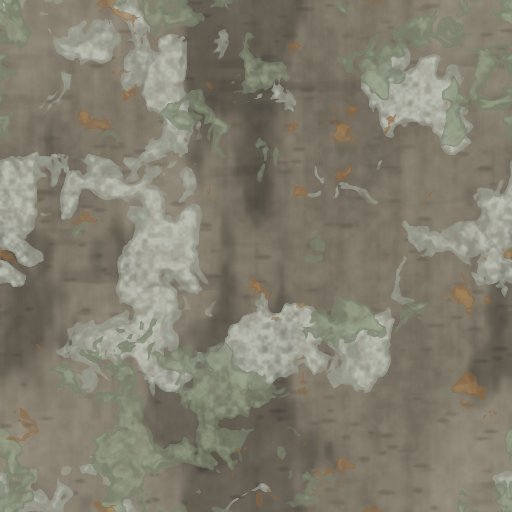
#> input picture godot3d/art/tex/ground/corteza_lisa_albedo.png, 512 x 512 px, given in place of corteza_lisa_albedo.png_albedo.png, which was not available
$ python -i common.py   (imports and definitions only)
#> lines starting #> are read from the running program, lines starting #| are printed output that depends on the picture
"""Utilidades compartidas para generar texturas PBR procedurales y TILEABLES.

Solo numpy + PIL + scipy. Todas las funciones son deterministas con `seed`.
Convenciones de salida (Godot 4):
  <nombre>_albedo.png  sRGB, RGB
  <nombre>_normal.png  normal tangente, convención OpenGL (Y+ arriba), como espera Godot
  <nombre>_orm.png     R = oclusión (AO), G = rugosidad, B = metalicidad  (ORMMaterial3D)
  opcional <nombre>_emission.png
Ejemplo:
  from common import *
  h = fbm(1024, octaves=6, seed=3)
  save_pbr("art/tex/stone/granito", albedo, height=h, rough=r)
"""
from __future__ import annotations

import os

import numpy as np
from PIL import Image
from scipy import ndimage

ROOT = os.path.abspath(os.path.join(os.path.dirname(__file__), "..", ".."))  # .../godot3d


# ----------------------------------------------------------------- ruido tileable
# [32 lines left out: functions _periodic_value_noise, fbm, not called in this run]


def ridged(size: int, base_cells: int = 4, octaves: int = 5, seed: int = 0) -> np.ndarray:
    n = fbm(size, base_cells, octaves, seed=seed)
    return normalize(1.0 - np.abs(n * 2 - 1))


# [17 lines left out: function worley, not called in this run]


def normalize(a: np.ndarray) -> np.ndarray:
    lo, hi = float(a.min()), float(a.max())
    return (a - lo) / (hi - lo + 1e-9)


# [32 lines left out: functions blur_wrap, warp, lerp, gradient_map, not called in this run]


def hex2rgb(h: str) -> tuple[float, float, float]:
    h = h.lstrip("#")
    return tuple(int(h[i:i + 2], 16) / 255.0 for i in (0, 2, 4))


# ----------------------------------------------------------------- mapas derivados
# [50 lines left out: functions height_to_normal, ao_from_height, _to_img, save_pbr, not called in this run]


# ----------------------------------------------------------------- vista previa sin Godot
def preview(rel_path: str, out_png: str, tiles: int = 2, light=(-0.5, 0.6, 0.62)) -> None:
    """Render rápido: plano 2x2 tiles (prueba de costuras) + esfera con iluminación
    Lambert+especular usando albedo/normal/orm. Útil para iterar sin abrir Godot."""
#> called with out_png = 'out.png', tiles = 2, light = (-0.5, 0.6, 0.62)
    base = os.path.join(ROOT, rel_path)
    alb = np.asarray(Image.open(base + "_albedo.png").convert("RGB"), dtype=np.float64) / 255
    nor = np.asarray(Image.open(base + "_normal.png").convert("RGB"), dtype=np.float64) / 255 * 2 - 1
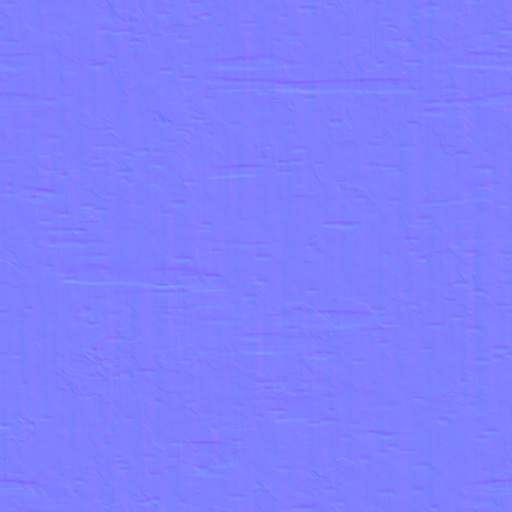
#> input picture godot3d/art/tex/ground/corteza_lisa_normal.png, 512 x 512 px, given in place of corteza_lisa_albedo.png_normal.png, which was not available
    orm = np.asarray(Image.open(base + "_orm.png").convert("RGB"), dtype=np.float64) / 255
    L = np.array(light, dtype=np.float64); L /= np.linalg.norm(L)
    alb_lin = alb ** 2.2

    def shade(a, n, o):
        ndl = np.clip((n * L).sum(-1), 0, 1)
        H = L + np.array([0, 0, 1.0]); H /= np.linalg.norm(H)
        spec = np.clip((n * H).sum(-1), 0, 1) ** (2 + (1 - o[..., 1]) * 120) * (1 - o[..., 1]) * 0.8
        c = a * (0.25 + 0.85 * ndl[..., None]) * o[..., 0:1] + spec[..., None]
        return np.clip(c, 0, 1) ** (1 / 2.2)

    flat = shade(np.tile(alb_lin, (tiles, tiles, 1)), np.tile(nor, (tiles, tiles, 1)), np.tile(orm, (tiles, tiles, 1)))
    S = flat.shape[0]
#> S = 1024
    flat_img = Image.fromarray((flat * 255).astype(np.uint8)).resize((768, 768))
    # esfera
    R = 384
    yy, xx = np.mgrid[-1:1:R * 2j, -1:1:R * 2j]
    mask = xx ** 2 + yy ** 2 <= 1
    zz = np.sqrt(np.clip(1 - xx ** 2 - yy ** 2, 0, 1))
    u = ((np.arctan2(xx, zz) / np.pi + 1) * 0.5 * 2 * alb.shape[1]).astype(int) % alb.shape[1]
    v = ((-yy * 0.5 + 0.5) * alb.shape[0]).astype(int) % alb.shape[0]
    a = alb_lin[v, u]; nt = nor[v, u]; o = orm[v, u]
    Nn = np.stack([xx, -yy, zz], -1)
    T = np.stack([zz, np.zeros_like(zz), -xx], -1); T /= np.linalg.norm(T, axis=-1, keepdims=True) + 1e-9
    B = np.cross(Nn, T)
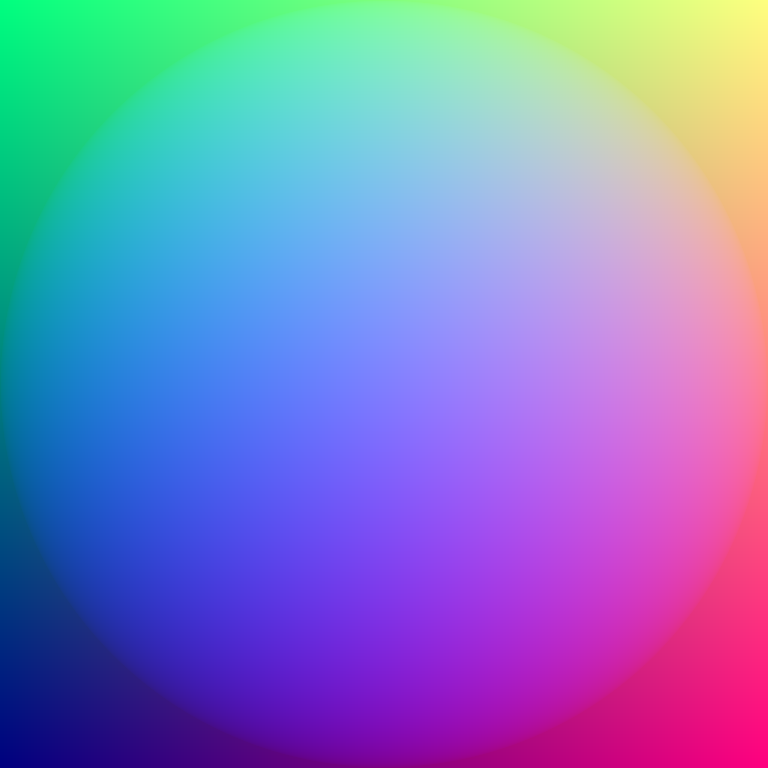
#> Nn: shape (768, 768, 3) float64; mean of channels 0, 1, 2 -4.71e-20, 1.39e-17, 0.522; drawn with min black and max white
    n_world = T * nt[..., 0:1] + B * nt[..., 1:2] * -1 + Nn * nt[..., 2:3]
    n_world = n_world * np.array([1, -1, 1])
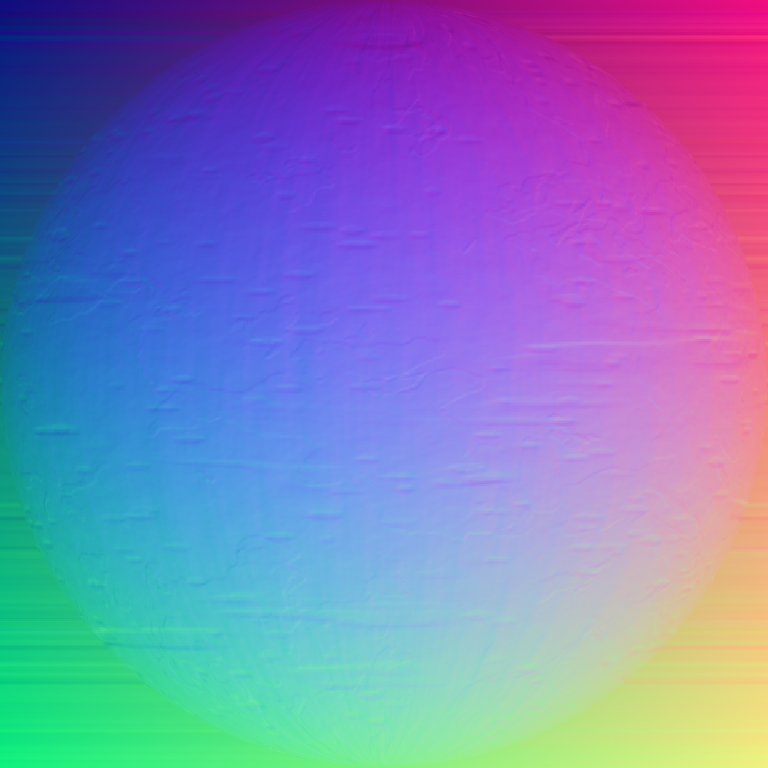
#> n_world: shape (768, 768, 3) float64; mean R, G, B -0.00074, -5.45e-05, 0.522; drawn with min black and max white
    n_world /= np.linalg.norm(n_world, axis=-1, keepdims=True) + 1e-9
    sph = shade(a, n_world, o)
#> in shade (call 2), `ndl = np.clip((n * L).sum(-1), 0, 1)`:
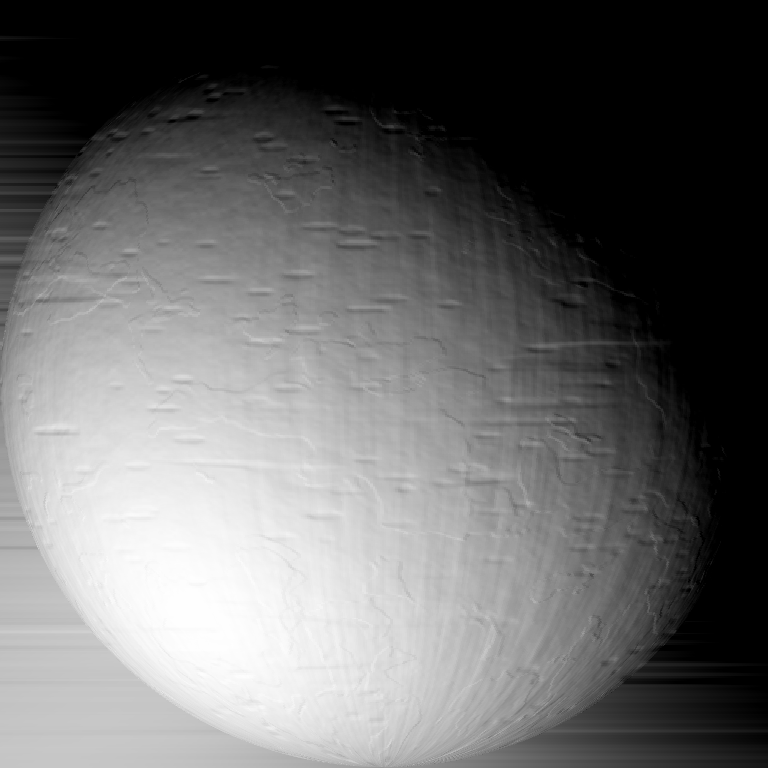
#> ndl: shape (768, 768) float64; min 0, max 1, mean 0.412
#> in shade (call 2), `c = a * (0.25 + 0.85 * ndl[..., None]) * o[..., 0:1] + spec[..., None]`:
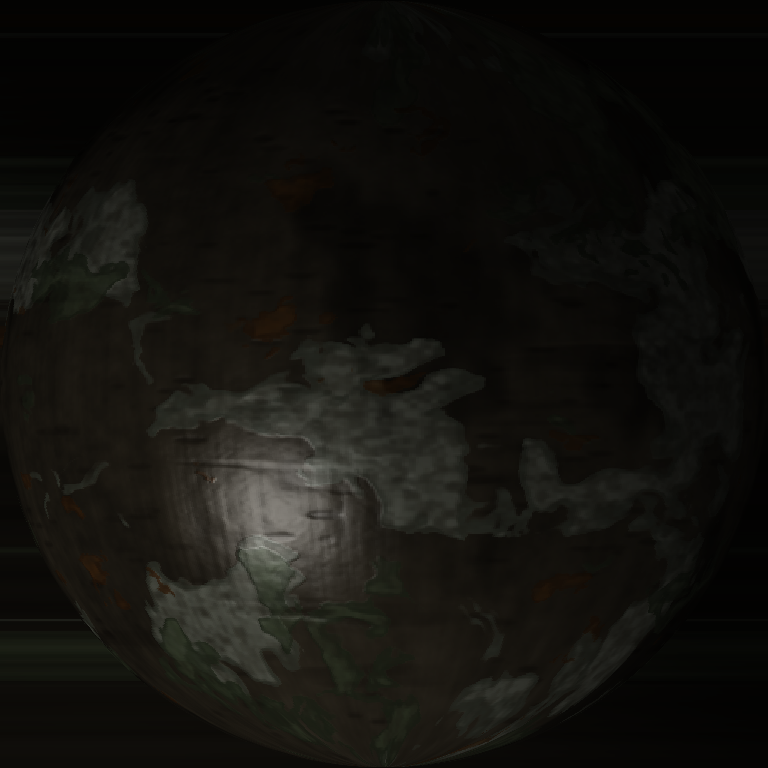
#> c: shape (768, 768, 3) float64; mean R, G, B 0.0769, 0.0726, 0.0579
    sph[~mask] = 0.12
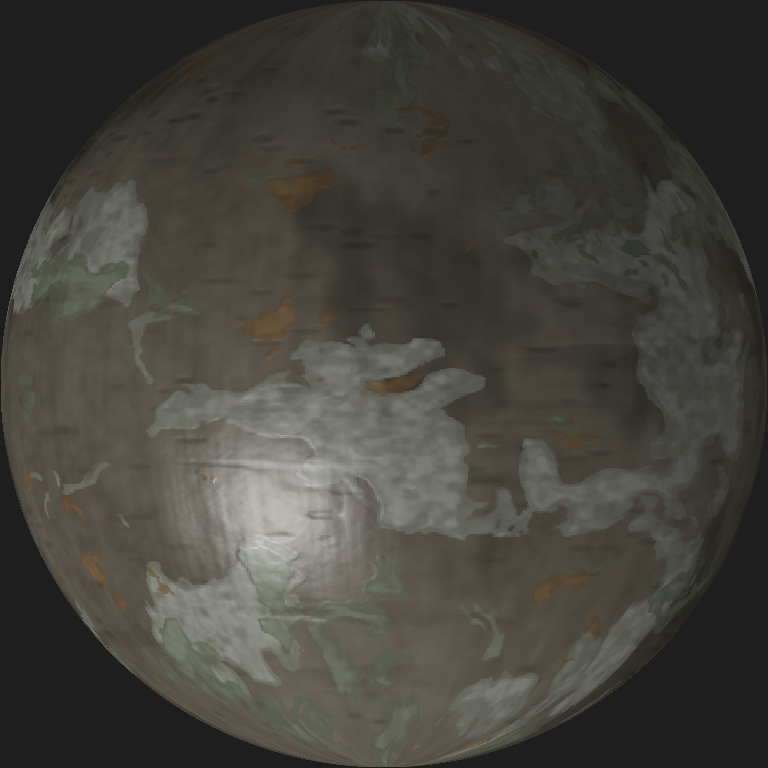
#> sph: shape (768, 768, 3) float64; mean R, G, B 0.272, 0.264, 0.239
    canvas = Image.new("RGB", (768 * 2, 768), (30, 30, 30))
#> canvas: PIL image 1536x768 RGB; every value is 30
    canvas.paste(flat_img, (0, 0))
    canvas.paste(Image.fromarray((sph * 255).astype(np.uint8)), (768, 0))
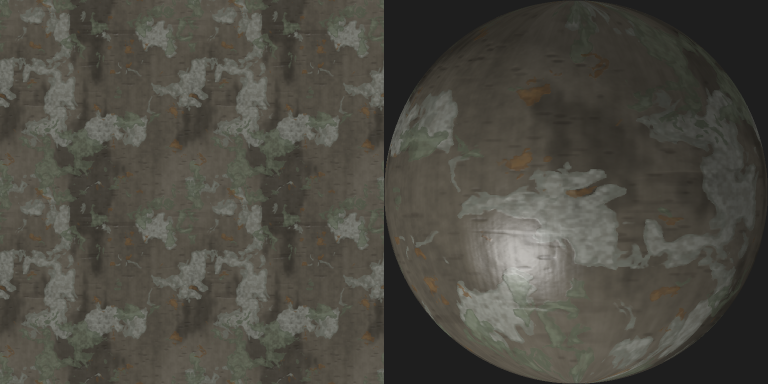
#> canvas: PIL image 1536x768 RGB (shown at 1/2 size); mean R, G, B 76.7, 74.5, 66.4
    os.makedirs(os.path.dirname(out_png), exist_ok=True)
    canvas.save(out_png)


# [10 lines left out: function contact_sheet, not called in this run]

>>> result = preview('../../art/tex/ground/corteza_lisa_albedo.png', 'out.png')
